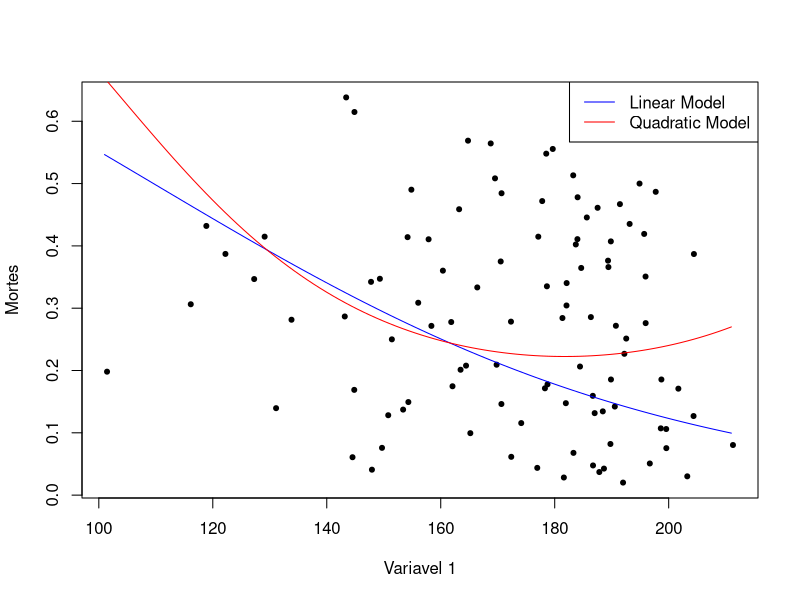

This figure's R source:
##Script com tutorial para implementar modelos estatisticos usando GLM com proporcoes na variavel reposta
##06/juunho/2018


## criando dados para exemplo ##

##mortes
mortes_totais = runif(n=100, min=0, max=100)
mortes_totais = round(mortes_totais)

##populacao
pop_total = runif(n=100, min=100:200, max=200)
pop_total = round(pop_total)

##nomes das localidades
myFun <- function(n = 5000) {
  a <- do.call(paste0, replicate(5, sample(LETTERS, n, TRUE), FALSE))
  paste0(a, sprintf("%04d", sample(9999, n, TRUE)), sample(LETTERS, n, TRUE))
}

localidades = myFun(100)

##variaveis ambietais
var1 = rnorm(n=100, mean=pop_total, sd=5)
var2 = 1/(rnorm(n=100, mean=pop_total, sd=5))*100


##consolidando dataset
dataSet = data.frame(local=localidades, mortes=mortes_totais, populacao=pop_total, var1=var1, var2=var2, stringsAsFactors=FALSE)


## GLM das proporcoes de mortes ##

##veja como devem estar as colunas do dataset
View(dataSet)

##modelo linear
modelLinear = glm( cbind(mortes, populacao) ~ var1 + var2, family=binomial, data=dataSet ) 
summary(modelLinear) #outputs

##modelo quadratico
modelQuad = glm( cbind(mortes, populacao) ~ var1 + I(var1^2) + var2 + I(var2^2), family=binomial, data=dataSet ) 
summary(modelQuad) #outputs

##caso queira comparar modelos fazer:
AIC(modelLinear, modelQuad) #metodo 1
anova(modelLinear, modelQuad, test="Chisq") #metodo 2 (pra itnerpretar, olhe o p-valor para a diferenca entre os modelos)


## Para fazer graficos ##

##valores criticos para gerar as projecoes dos modelos
var1min = round(min(dataSet$var1))
var1max = round(max(dataSet$var1))
var2min = round(min(dataSet$var2))
var2max = round(max(dataSet$var2))


##plotando dados observados
plot(x = dataSet$var1,
     y = c(dataSet$mortes/dataSet$populacao),
     pch = 20, xlab = 'Variavel 1', ylab = 'Mortes') ##repetir o grafico para visualizar com outra variavel
##plotando projecoes do modelo 1
points(x = seq(var1min, var1max, length=100),
       y = predict(modelLinear, newdata=data.frame(var1=seq(var1min, var1max, length=100), var2=seq(var2min, var2max, length=100)), type='response'),
       type='l', col='blue', ylim=c(0,1))
##plotando projecoes do modelo 2
points(x = seq(var1min, var1max, length=100),
       y = predict(modelQuad, newdata=data.frame(var1=seq(var1min, var1max, length=100), var2=seq(var2min, var2max, length=100)), type='response'),
       type='l', col='red', ylim=c(0,1))
##plotando legenda
legend('topright', legend=c('Linear Model','Quadratic Model'), lty=1, col=c('blue','red'))


